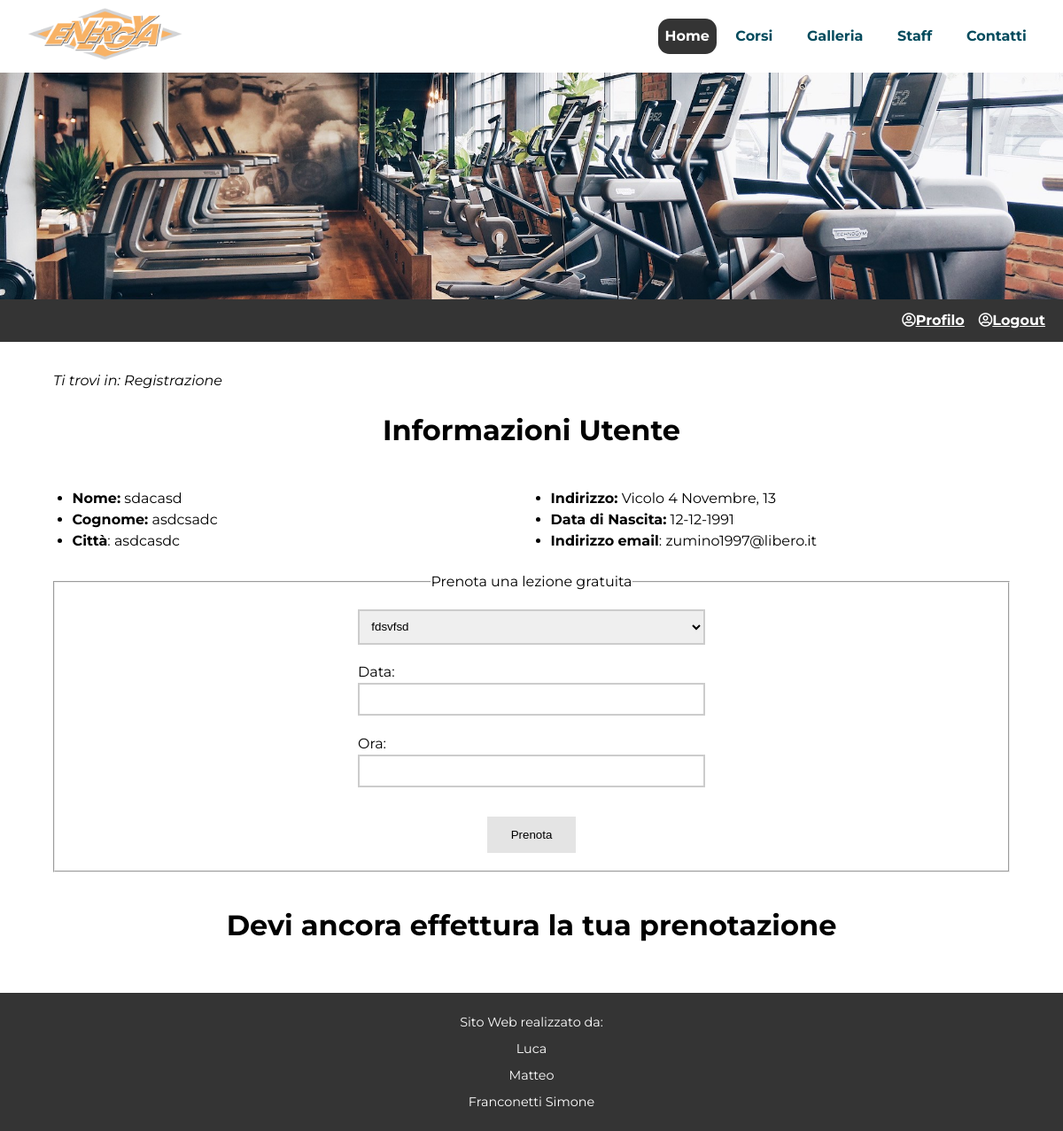
Screenshot of /profilo.php (signed in) with the database file from the repository.
### tables this page shows
CREATE TABLE `anagrafica` (
  `nome` varchar(30) NOT NULL,
  `cognome` varchar(30) NOT NULL,
  `citta` varchar(20) NOT NULL,
  `indirizzo` varchar(30) NOT NULL,
  `nascita` date NOT NULL,
  `mail` varchar(30) NOT NULL
);

### connection.php (called while the page is built, shortened)
<?php
class DBConnection
{
  public $conn;
  public function openConnection()  {
    $this->conn = mysqli_connect(static::host, static::user, static::pwd, static::db);
    return true;
  }
  public function numCorsi(){
    $querySelect= "SELECT * FROM  corsi";
    $queryResult= mysqli_query ($this->conn,$querySelect) or die (mysqli_error($this->conn));
    return mysqli_num_rows($queryResult);
  }
  public function getCorsi($this_page_first_result,$results_per_page){
    $querySelect= 'SELECT * FROM  corsi LIMIT ' . $this_page_first_result . ',' .  $results_per_page .'';
    $queryResult= mysqli_query ($this->conn,$querySelect) or die (mysqli_error($this->conn));
    if (mysqli_num_rows($queryResult)==0)
      return null;
    else{
      $result=array();
      while ($row=mysqli_fetch_assoc($queryResult)){
        $arrayCorso=array(
          'Id'=>$row['corsi_id'],
          'Titolo'=>$row['titolo'],
          'Descrizione'=>$row['descrizione'],
          'Alt'=>$row['alt'],
          'Immagine'=>$row['immagine']
        );
        array_push($result,$arrayCorso);
      }
      return $result;
    }
  }
  public function getUtente($email){
      $query = 'SELECT * FROM anagrafica where mail = "'.$email.'"';
      $queryResult = mysqli_query ($this->conn,$query) or die (mysqli_error($this->conn));
      if (mysqli_num_rows($queryResult)==0)
        return null;
      else{
        $result = array();
        while ($row=mysqli_fetch_assoc($queryResult)){
          $arrayUtente=array(
            'nome'=>$row['nome'],
            'cognome'=>$row['cognome'],
            'citta'=>$row['citta'],
            'indirizzo'=>$row['indirizzo'],
            'nascita'=>$row['nascita'],
            'email'=>$row['mail']
          );
          array_push($result,$arrayUtente);
        }
        return $result;
      }
    }
};
?>

### profilo.php (the view, shortened to what this page needs)
<?php
require_once __DIR__ . DIRECTORY_SEPARATOR . "connection.php";
$connection = new DBConnection();
$dbOpen=$connection->openConnection();
if ($dbOpen){
    $listaUtente=$connection->getUtente($_SESSION['email']);
    $listaCorsi=$connection->getCorsi(0,$connection->numCorsi());
    $listaPrenotazioni=$connection->getPrenotazioni($_SESSION['email']);
	}
else {
		$_SESSION["error"] = "Connessione non stabilita correttamente";
	}
?>
<!DOCTYPE html PUBLIC "-//W3C//DTD XHTML 1.0 Strict//EN" "http://www.w3.org/TR/xhtml1/DTD/xhtml1-strict.dtd">
<html xmlns="http://www.w3.org/1999/xhtml" xml:lang="it" lang="it">
<head>
<link rel="stylesheet" type="text/css" href="CSS/css_index.css" media="handheld, screen"/>
<link rel="stylesheet" type="text/css" href="CSS/css_index_small_1200px.css" media="handheld, screen and (max-width:1200px),only screen and (max-device-width:1200px)"/>
<link rel="stylesheet" type="text/css" href="CSS/css_index_small_768px.css" media="handheld, screen and (max-width:768px),only screen and (max-device-width:720px)"/>
<link rel="stylesheet" type="text/css" href="CSS/css_index_small_480px.css" media="handheld, screen and (max-width:480px),only screen and (max-device-width:480px)"/>
<link rel="stylesheet" href="https://cdnjs.cloudflare.com/ajax/libs/font-awesome/4.7.0/css/font-awesome.min.css">
<link rel='stylesheet' href='https://use.fontawesome.com/releases/v5.8.2/css/all.css'>
</head>
<body>
  <div id="nav">
	  <div id="logo"><img src="IMG/logo2.png" alt="Logo Energya"/></div>
	  <ul class="menuItems" id="menuu" >
	    <li id="currentLink" xml:lang="en">Home</li>
	    <li><a href="corsi.php">Corsi</a></li>
	    <li><a href="galleria.php">Galleria</a></li>
	    <li><a href="staff.php" xml:lang="en">Staff</a></li>
	    <li><a href="contatti.php">Contatti</a></li>
	  </ul>
	</div>
	<div id="header">
	</div>
  <?php require_once __DIR__ . DIRECTORY_SEPARATOR . "userbar.php";
   ?>
	<div id="content">
		<div id="breadcrumb">
			<p>Ti trovi in: <span xml:lang="en">Registrazione</span></p>
		</div>
<?php
  foreach ($listaUtente as $utente){
    if(isset($_SESSION['email'])){
      $nome = $utente['nome'];
      $cognome = $utente['cognome'];
      $citta = $utente['citta'];
      $indirizzo = $utente['indirizzo'];
      $nascita = $utente['nascita'];
      $email = $utente['email'];
    }
  }
 ?>
      <div id="divGenerico">
    		<h1 class="center">Informazioni Utente</h1>
        <ul class="anagrafica">
          <li><span>Nome:</span> <?php echo $nome;?></li>
          <li><span>Cognome:</span> <?php echo $cognome;?></li>
          <li><span>Citt&agrave;</span>: <?php echo $citta;?></li>
        </ul>
        <ul class="anagrafica">
          <li><span>Indirizzo:</span> <?php echo $indirizzo;?></li>
          <li><span>Data di Nascita:</span> <?php echo date("d-m-Y", strtotime($nascita));?></li>
          <li><span>Indirizzo</span> <span xml:lang="en">email</span>: <?php echo $email;?></li>
    		</ul>
      </div>
  <form onsubmit="return checkInsPrenotazioni()" action="post_utente.php" method="post" id="login-register-form" enctype="multipart/form-data">
    <fieldset>
      <legend>Prenota una lezione gratuita</legend>
      <ul>
      <li>
        <select id="corso" name="corso">
          <?php
            foreach ($listaCorsi as $corsi) {
              echo '<option value="'.$corsi['Titolo'].'">'.$corsi['Titolo'].'</option>';                    }
          ?>
        </select>
      </li>
      <li>
        <label for="data">Data:</label>
        <input id="data" name="data" type="text" />
      </li>
      <li>
        <label for="ora">Ora:</label>
        <input id="ora" name="ora" type="text" />
      </li>
      <li id="buttons-login">
        <input id="utenteButt" class="button" value="Prenota" name="prenota" type="submit" />
      </li>
    </ul>
    </fieldset>
  </form>
  <div class="center">
    <?php
      if(!empty($listaPrenotazioni)){
        echo '<h1>La tua prenotazione gratuita</h1>';
        foreach ($listaPrenotazioni as $prenotazioni) {
          echo '<p id="pren">Nome Corso: '.$prenotazioni['corso'].'</p>';
          echo '<p id="pren">Data Corso: '.date("d-m-Y", strtotime($prenotazioni['data'])).'</p>';
          echo '<p id="pren">Ora Corso: '.$prenotazioni['ora'].'</p>';
        }
        echo '<form action="remove_prenotazione.php" method="post">
                <input class="button" value ="Elimina Prenotazione" type="submit"/>
              </form>';
      }
      else echo '<h1>Devi ancora effettura la tua prenotazione</h1>';
    ?>
  </div>
	</div>
	<div id="footer">
		<p>Sito <span xml:lang="en" xml:abbr title="World Wide Web">Web</abbr>  realizzato da: </p>
		<p>Luca</p>
		<p>Matteo</p>
		<p>Franconetti Simone</p>
	</div>
</body>
</html>

### userbar.php
<?php
if (!isset($_SESSION["email"])){
echo "<div id=\"userBar\">";
echo "<ul>";
echo "<li>";
echo "<span><i class=\"far fa-user-circle\" alt=\"user\"></i></span>";
echo "<a href=\"registrazione.php\">Registrati</a>";
echo "</li>";
echo "<li>";
echo "<span><i class=\"far fa-user-circle\" alt=\"user\"></i></span>";
echo "<a href=\"login.php\">Accedi</a>";
echo "</li>";
echo "</ul>";
echo "</div>";
}
else{
  if ($_SESSION["email"]=="admin@admin.it"){
    echo "<div id=\"userBar\">";
    echo "<ul>";
    echo "<li>";
    echo "<span><i class=\"far fa-user-circle\" alt=\"user\"></i></span>";
    echo "<a href=\"amministrazione.php\">Pannello</a>";
    echo "</li>";
    echo "<li>";
    echo "<span><i class=\"far fa-user-circle\" alt=\"user\"></i></span>";
    echo "<a href=\"logout.php\" xml:lang=\"en\">Logout</a>";
    echo "</li>";
    echo "</ul>";
    echo "</div>";
  }
  else {
    echo "<div id=\"userBar\">";
    echo "<ul>";
    echo "<li>";
    echo "<span><i class=\"far fa-user-circle\" alt=\"user\"></i></span>";
    echo "<a href=\"profilo.php\">Profilo</a>";
    echo "</li>";
    echo "<li>";
    echo "<span><i class=\"far fa-user-circle\" alt=\"user\"></i></span>";
    echo "<a href=\"logout.php\" xml:lang=\"en\">Logout</a>";
    echo "</li>";
    echo "</ul>";
    echo "</div>";
  }
}
 ?>

### CSS/css_index.css (style rules this page uses)
* { margin:0; padding:0; }
body { line-height: 1.5em; margin: auto; background: #E4E4E4; max-width: 1200px; font-family: 'Montserrat',sans-serif; }
h1 { font-size:2em; margin-bottom: 1em; margin-top: 1em; }
p { font-size: 1.1em; margin:0.8em 0 0.8em 0; }
.center { text-align: center; }
a { color: #044B5D; font-weight: bold; }
#nav { margin:0; padding-left: 2%; padding-right: 2%; text-align: right; background-color: #fff; }
#logo { float:left; padding: 0.5em 0 0.5em 0; }
#logo img { max-height: 3.8em; vertical-align:middle; }
#nav li { display: inline-block; padding: 1.8em 0.8% 1.8em 0.8%; }
#nav li>a { border-radius: 0.8em; padding: 0.5em; color: #044B5D; }
#nav li>a:link { color: #044B5D; text-decoration: none; }
#nav #currentLink { height: 100%; border-radius: 0.8em; padding: 0.5em; cursor:default; color: #fff; background-color: #343434; font-weight: bold; }
#header { color:white; background-color: black; background-image: url("../IMG/banner.jpg"); height: 16em; background-size:cover; background-position: center; text-align: center; }
#userBar { text-align: right; background-color: #343434; width: 98%; color:white; padding:1%; }
#userBar li { display: inline-block; margin: 0 0.5em 0 0.5em; }
#userBar li>a { color:white; }
#content { padding:2em 5% 2em 5%; background: #fff; text-align:left; overflow: hidden; }
.button { background-color: #E4E4E4; border: none; color: #000; padding: 1em 2em; text-align: center; text-decoration: none; display: inline-block; cursor: pointer; }
#content #breadcrumb p { font-style: italic; font-size: 1em; margin: 0; }
#login-register-form { margin-top: 1.5em; margin-bottom: 1.5em; text-align: center; }
#login-register-form ul { width: 40%; margin-left: 30%; margin-right: 30%; }
#login-register-form li { list-style-type: none; margin: 1.2em; text-align: left; }
#login-register-form #buttons-login { text-align: center; }
#login-register-form li input[type=email], #login-register-form li input[type=password], #login-register-form li input[type=text], #login-register-form li textarea, #login-register-form li select { width: 100%; display: block; padding: 0.7em; box-sizing: border-box; border: 2px solid #ccc; -webkit-transition: 0.5s; transition: 0.5s; outline: none; }
fieldset { margin-bottom: 3em; }
.anagrafica { padding:2%; width: 46%; float:left; text-align: left; }
.anagrafica span { font-weight: bold; }
#utenteButt { margin-top: 1em; }
#footer { text-align: center; background-color: #343434; color:#fff; padding: 1em; clear: both; }
#footer p { font-size:0.9em; margin: 0.4em 0 0.4em 0; }

### CSS/css_index_small_1200px.css (style rules this page uses)
body { margin-top:0; margin-bottom:0; }

### CSS/css_index_small_768px.css (style rules this page uses)
#nav { text-align: center; }
#nav li { display: inline-block; padding: 1.5em 1% 1.5em 1%; }
#logo { display:none; float:none; }
#header { height: auto; padding: 4em 0 4em 0; background-image: linear-gradient(rgba(0, 0, 0, 0.5), rgba(0, 0, 0, 0.5)), url("/IMG/banner.jpg"); background-size:cover; }
h1 { font-size:1.8em; }
p { font-size:1.0em; }
#login-register-form ul { width: 70%; margin-left: 15%; margin-right: 15%; }
.anagrafica { width: 96%; float: none; }

### CSS/css_index_small_480px.css (style rules this page uses)
body { line-height: 1.4em; }
#nav { position:absolute; width: 100%; min-height: 3em; padding:0; background-color: #fff; }
.menuItems { display: block; width: 100%; height: 0; overflow: hidden; }
#nav li { clear: both; width: 100%; display: block; padding: 0.9em 0 0.9em 0; background-color: #fff; color: #044B5D; }
#nav #currentLink { border-radius: 0; padding: 0.9em 0 0.9em 0; }
#header { padding: 6em 0 3em 0; }
#userBar { display:none; }
#content #breadcrumb p { font-size: 0.9em; }
#footer p { font-size: 0.9em; }
h1 { margin-bottom:0; }
#login-register-form ul { width: 90%; margin-left: 5%; margin-right: 5%; }

### rows the page displays
anagrafica: nome "sdacasd", cognome "asdcsadc", citta "asdcasdc", indirizzo "Vicolo 4 Novembre, 13", nascita "12-12-1991", mail "zumino1997@libero.it"

### other values shown
form field corso "fdsvfsd"
